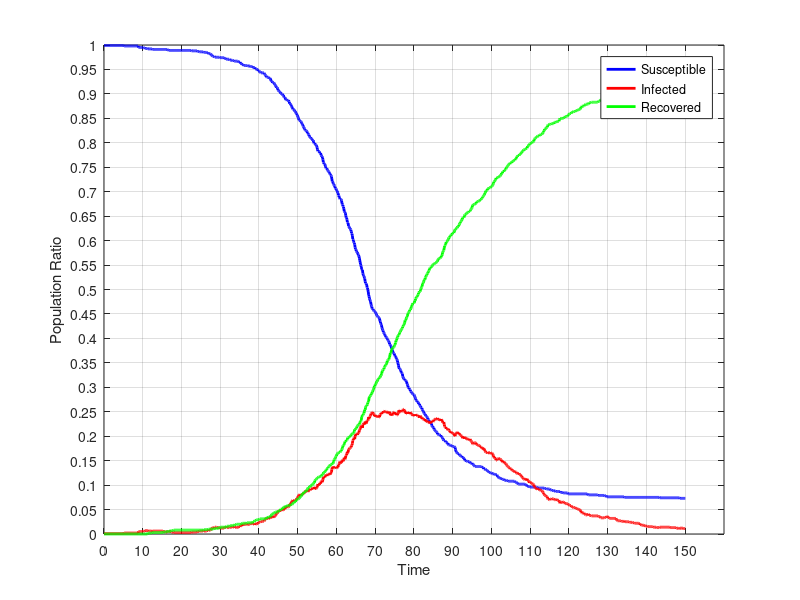

Recreate this plot in MATLAB.
dynamics = [
999.0,1.0,0.0;
999.0,1.0,0.0;
999.0,1.0,0.0;
999.0,1.0,0.0;
999.0,1.0,0.0;
999.0,1.0,0.0;
999.0,1.0,0.0;
999.0,1.0,0.0;
999.0,1.0,0.0;
999.0,1.0,0.0;
999.0,1.0,0.0;
999.0,1.0,0.0;
999.0,1.0,0.0;
999.0,1.0,0.0;
999.0,1.0,0.0;
999.0,1.0,0.0;
999.0,1.0,0.0;
999.0,1.0,0.0;
999.0,1.0,0.0;
999.0,1.0,0.0;
999.0,1.0,0.0;
999.0,1.0,0.0;
999.0,1.0,0.0;
999.0,1.0,0.0;
999.0,1.0,0.0;
999.0,1.0,0.0;
999.0,1.0,0.0;
999.0,1.0,0.0;
999.0,1.0,0.0;
999.0,1.0,0.0;
999.0,1.0,0.0;
999.0,1.0,0.0;
999.0,1.0,0.0;
999.0,1.0,0.0;
999.0,1.0,0.0;
999.0,1.0,0.0;
999.0,1.0,0.0;
999.0,1.0,0.0;
999.0,1.0,0.0;
999.0,1.0,0.0;
999.0,1.0,0.0;
999.0,1.0,0.0;
999.0,1.0,0.0;
999.0,1.0,0.0;
999.0,1.0,0.0;
999.0,1.0,0.0;
999.0,1.0,0.0;
999.0,1.0,0.0;
999.0,1.0,0.0;
999.0,1.0,0.0;
999.0,1.0,0.0;
999.0,1.0,0.0;
998.0,2.0,0.0;
998.0,2.0,0.0;
998.0,2.0,0.0;
998.0,2.0,0.0;
998.0,2.0,0.0;
998.0,2.0,0.0;
998.0,2.0,0.0;
998.0,2.0,0.0;
998.0,2.0,0.0;
998.0,2.0,0.0;
998.0,2.0,0.0;
998.0,2.0,0.0;
998.0,2.0,0.0;
998.0,2.0,0.0;
998.0,2.0,0.0;
998.0,2.0,0.0;
998.0,2.0,0.0;
998.0,2.0,0.0;
998.0,2.0,0.0;
998.0,2.0,0.0;
998.0,2.0,0.0;
998.0,2.0,0.0;
998.0,2.0,0.0;
998.0,2.0,0.0;
998.0,2.0,0.0;
998.0,2.0,0.0;
998.0,2.0,0.0;
998.0,2.0,0.0;
998.0,2.0,0.0;
998.0,2.0,0.0;
998.0,2.0,0.0;
998.0,2.0,0.0;
998.0,2.0,0.0;
998.0,2.0,0.0;
998.0,2.0,0.0;
998.0,2.0,0.0;
998.0,2.0,0.0;
995.0,5.0,0.0;
995.0,5.0,0.0;
995.0,5.0,0.0;
995.0,5.0,0.0;
995.0,5.0,0.0;
995.0,5.0,0.0;
995.0,5.0,0.0;
995.0,5.0,0.0;
995.0,5.0,0.0;
995.0,5.0,0.0;
995.0,5.0,0.0;
995.0,5.0,0.0;
995.0,5.0,0.0;
994.0,6.0,0.0;
994.0,6.0,0.0;
994.0,6.0,0.0;
994.0,6.0,0.0;
993.0,7.0,0.0;
993.0,7.0,0.0;
993.0,7.0,0.0;
993.0,7.0,0.0;
993.0,7.0,0.0;
993.0,7.0,0.0;
993.0,7.0,0.0;
992.0,7.0,1.0;
992.0,6.0,2.0;
992.0,6.0,2.0;
992.0,6.0,2.0;
992.0,6.0,2.0;
992.0,6.0,2.0;
992.0,6.0,2.0;
992.0,6.0,2.0;
992.0,6.0,2.0;
992.0,6.0,2.0;
992.0,6.0,2.0;
992.0,5.0,3.0;
991.0,6.0,3.0;
991.0,6.0,3.0;
991.0,6.0,3.0;
991.0,6.0,3.0;
991.0,6.0,3.0;
991.0,6.0,3.0;
991.0,6.0,3.0;
991.0,6.0,3.0;
991.0,6.0,3.0;
991.0,6.0,3.0;
991.0,6.0,3.0;
991.0,6.0,3.0;
991.0,6.0,3.0;
991.0,6.0,3.0;
991.0,6.0,3.0;
991.0,6.0,3.0;
991.0,6.0,3.0;
991.0,6.0,3.0;
991.0,6.0,3.0;
991.0,6.0,3.0;
991.0,6.0,3.0;
991.0,6.0,3.0;
991.0,6.0,3.0;
991.0,6.0,3.0;
991.0,6.0,3.0;
991.0,6.0,3.0;
991.0,6.0,3.0;
991.0,6.0,3.0;
991.0,5.0,4.0;
991.0,5.0,4.0;
991.0,5.0,4.0;
991.0,5.0,4.0;
991.0,5.0,4.0;
991.0,5.0,4.0;
991.0,5.0,4.0;
991.0,4.0,5.0;
991.0,4.0,5.0;
991.0,4.0,5.0;
991.0,4.0,5.0;
990.0,5.0,5.0;
990.0,5.0,5.0;
990.0,5.0,5.0;
989.0,6.0,5.0;
989.0,5.0,6.0;
989.0,5.0,6.0;
989.0,5.0,6.0;
989.0,5.0,6.0;
989.0,5.0,6.0;
989.0,5.0,6.0;
989.0,4.0,7.0;
989.0,4.0,7.0;
989.0,4.0,7.0;
989.0,4.0,7.0;
989.0,4.0,7.0;
989.0,4.0,7.0;
989.0,3.0,8.0;
989.0,3.0,8.0;
989.0,3.0,8.0;
989.0,3.0,8.0;
989.0,3.0,8.0;
989.0,3.0,8.0;
989.0,3.0,8.0;
989.0,3.0,8.0;
989.0,3.0,8.0;
989.0,3.0,8.0;
989.0,3.0,8.0;
989.0,3.0,8.0;
989.0,3.0,8.0;
989.0,3.0,8.0;
989.0,3.0,8.0;
989.0,3.0,8.0;
989.0,3.0,8.0;
989.0,3.0,8.0;
989.0,3.0,8.0;
989.0,3.0,8.0;
989.0,3.0,8.0;
989.0,3.0,8.0;
989.0,3.0,8.0;
989.0,3.0,8.0;
989.0,3.0,8.0;
989.0,3.0,8.0;
989.0,3.0,8.0;
989.0,3.0,8.0;
989.0,3.0,8.0;
989.0,3.0,8.0;
989.0,3.0,8.0;
989.0,3.0,8.0;
989.0,3.0,8.0;
989.0,3.0,8.0;
989.0,3.0,8.0;
989.0,3.0,8.0;
989.0,3.0,8.0;
989.0,3.0,8.0;
989.0,3.0,8.0;
989.0,3.0,8.0;
989.0,3.0,8.0;
989.0,3.0,8.0;
989.0,3.0,8.0;
989.0,3.0,8.0;
989.0,3.0,8.0;
989.0,3.0,8.0;
988.0,4.0,8.0;
988.0,4.0,8.0;
988.0,4.0,8.0;
988.0,4.0,8.0;
988.0,4.0,8.0;
988.0,4.0,8.0;
988.0,4.0,8.0;
988.0,4.0,8.0;
988.0,4.0,8.0;
988.0,4.0,8.0;
988.0,4.0,8.0;
988.0,4.0,8.0;
988.0,4.0,8.0;
988.0,4.0,8.0;
988.0,4.0,8.0;
987.0,5.0,8.0;
987.0,5.0,8.0;
987.0,5.0,8.0;
987.0,5.0,8.0;
987.0,5.0,8.0;
986.0,6.0,8.0;
986.0,6.0,8.0;
986.0,6.0,8.0;
986.0,6.0,8.0;
986.0,6.0,8.0;
986.0,6.0,8.0;
986.0,6.0,8.0;
986.0,6.0,8.0;
986.0,6.0,8.0;
986.0,6.0,8.0;
986.0,6.0,8.0;
985.0,7.0,8.0;
985.0,6.0,9.0;
985.0,6.0,9.0;
985.0,6.0,9.0;
985.0,6.0,9.0;
985.0,6.0,9.0;
985.0,6.0,9.0;
985.0,6.0,9.0;
985.0,6.0,9.0;
984.0,7.0,9.0;
984.0,7.0,9.0;
984.0,7.0,9.0;
983.0,8.0,9.0;
983.0,7.0,10.0;
982.0,8.0,10.0;
982.0,8.0,10.0;
982.0,8.0,10.0;
982.0,8.0,10.0;
982.0,8.0,10.0;
981.0,9.0,10.0;
980.0,10.0,10.0;
979.0,11.0,10.0;
978.0,12.0,10.0;
977.0,13.0,10.0;
977.0,13.0,10.0;
977.0,13.0,10.0;
977.0,12.0,11.0;
977.0,12.0,11.0;
976.0,13.0,11.0;
975.0,14.0,11.0;
975.0,14.0,11.0;
975.0,14.0,11.0;
975.0,14.0,11.0;
975.0,14.0,11.0;
975.0,13.0,12.0;
975.0,13.0,12.0;
975.0,13.0,12.0;
975.0,13.0,12.0;
975.0,13.0,12.0;
975.0,13.0,12.0;
975.0,13.0,12.0;
975.0,13.0,12.0;
974.0,13.0,13.0;
974.0,12.0,14.0;
974.0,12.0,14.0;
974.0,12.0,14.0;
974.0,12.0,14.0;
974.0,12.0,14.0;
974.0,12.0,14.0;
974.0,12.0,14.0;
974.0,12.0,14.0;
974.0,12.0,14.0;
974.0,12.0,14.0;
974.0,12.0,14.0;
973.0,13.0,14.0;
973.0,13.0,14.0;
972.0,14.0,14.0;
972.0,14.0,14.0;
971.0,15.0,14.0;
971.0,14.0,15.0;
971.0,13.0,16.0;
971.0,13.0,16.0;
971.0,13.0,16.0;
971.0,13.0,16.0;
971.0,13.0,16.0;
971.0,13.0,16.0;
971.0,13.0,16.0;
970.0,14.0,16.0;
969.0,14.0,17.0;
969.0,14.0,17.0;
969.0,14.0,17.0;
969.0,14.0,17.0;
969.0,14.0,17.0;
969.0,14.0,17.0;
969.0,14.0,17.0;
968.0,15.0,17.0;
968.0,14.0,18.0;
968.0,14.0,18.0;
968.0,14.0,18.0;
967.0,15.0,18.0;
967.0,15.0,18.0;
967.0,14.0,19.0;
967.0,14.0,19.0;
967.0,14.0,19.0;
967.0,14.0,19.0;
967.0,13.0,20.0;
967.0,13.0,20.0;
967.0,13.0,20.0;
967.0,13.0,20.0;
966.0,14.0,20.0;
966.0,14.0,20.0;
965.0,15.0,20.0;
965.0,15.0,20.0;
965.0,15.0,20.0;
965.0,15.0,20.0;
963.0,17.0,20.0;
963.0,17.0,20.0;
962.0,17.0,21.0;
962.0,17.0,21.0;
960.0,19.0,21.0;
960.0,18.0,22.0;
960.0,18.0,22.0;
959.0,19.0,22.0;
959.0,19.0,22.0;
958.0,20.0,22.0;
958.0,20.0,22.0;
958.0,20.0,22.0;
958.0,20.0,22.0;
958.0,20.0,22.0;
958.0,20.0,22.0;
958.0,20.0,22.0;
958.0,20.0,22.0;
958.0,19.0,23.0;
958.0,19.0,23.0;
957.0,20.0,23.0;
957.0,20.0,23.0;
957.0,20.0,23.0;
957.0,20.0,23.0;
957.0,20.0,23.0;
957.0,20.0,23.0;
957.0,20.0,23.0;
956.0,21.0,23.0;
956.0,21.0,23.0;
956.0,21.0,23.0;
956.0,21.0,23.0;
955.0,22.0,23.0;
955.0,22.0,23.0;
955.0,21.0,24.0;
954.0,21.0,25.0;
954.0,21.0,25.0;
954.0,21.0,25.0;
954.0,20.0,26.0;
954.0,19.0,27.0;
951.0,21.0,28.0;
951.0,21.0,28.0;
951.0,21.0,28.0;
951.0,20.0,29.0;
951.0,20.0,29.0;
950.0,21.0,29.0;
950.0,21.0,29.0;
949.0,22.0,29.0;
947.0,24.0,29.0;
947.0,24.0,29.0;
947.0,24.0,29.0;
946.0,24.0,30.0;
945.0,24.0,31.0;
945.0,24.0,31.0;
944.0,25.0,31.0;
943.0,26.0,31.0;
943.0,26.0,31.0;
943.0,26.0,31.0;
943.0,26.0,31.0;
943.0,26.0,31.0;
943.0,26.0,31.0;
943.0,26.0,31.0;
943.0,26.0,31.0;
943.0,26.0,31.0;
941.0,28.0,31.0;
940.0,29.0,31.0;
939.0,30.0,31.0;
938.0,31.0,31.0;
937.0,32.0,31.0;
935.0,32.0,33.0;
934.0,33.0,33.0;
934.0,32.0,34.0;
934.0,32.0,34.0;
934.0,32.0,34.0;
934.0,32.0,34.0;
934.0,31.0,35.0;
933.0,32.0,35.0;
932.0,33.0,35.0;
932.0,33.0,35.0;
932.0,32.0,36.0;
930.0,34.0,36.0;
927.0,36.0,37.0;
926.0,36.0,38.0;
926.0,34.0,40.0;
925.0,34.0,41.0;
923.0,36.0,41.0;
923.0,35.0,42.0;
923.0,35.0,42.0;
923.0,34.0,43.0;
922.0,35.0,43.0;
921.0,36.0,43.0;
919.0,37.0,44.0;
918.0,37.0,45.0;
917.0,38.0,45.0;
915.0,40.0,45.0;
913.0,42.0,45.0;
913.0,42.0,45.0;
913.0,42.0,45.0;
911.0,44.0,45.0;
908.0,47.0,45.0;
907.0,47.0,46.0;
906.0,46.0,48.0;
905.0,47.0,48.0;
905.0,47.0,48.0;
904.0,48.0,48.0;
903.0,48.0,49.0;
901.0,48.0,51.0;
901.0,48.0,51.0;
900.0,49.0,51.0;
900.0,49.0,51.0;
900.0,48.0,52.0;
899.0,49.0,52.0;
897.0,51.0,52.0;
897.0,49.0,54.0;
895.0,50.0,55.0;
893.0,52.0,55.0;
893.0,51.0,56.0;
893.0,51.0,56.0;
890.0,54.0,56.0;
888.0,56.0,56.0;
888.0,55.0,57.0;
888.0,55.0,57.0;
887.0,56.0,57.0;
887.0,56.0,57.0;
887.0,55.0,58.0;
887.0,55.0,58.0;
887.0,55.0,58.0;
885.0,56.0,59.0;
884.0,57.0,59.0;
880.0,61.0,59.0;
880.0,61.0,59.0;
880.0,61.0,59.0;
878.0,63.0,59.0;
877.0,63.0,60.0;
875.0,65.0,60.0;
873.0,67.0,60.0;
871.0,68.0,61.0;
869.0,69.0,62.0;
869.0,68.0,63.0;
869.0,67.0,64.0;
868.0,68.0,64.0;
867.0,69.0,64.0;
866.0,68.0,66.0;
864.0,70.0,66.0;
864.0,70.0,66.0;
862.0,70.0,68.0;
860.0,70.0,70.0;
860.0,70.0,70.0;
857.0,73.0,70.0;
856.0,73.0,71.0;
854.0,75.0,71.0;
852.0,77.0,71.0;
850.0,78.0,72.0;
847.0,80.0,73.0;
846.0,81.0,73.0;
846.0,80.0,74.0;
845.0,80.0,75.0;
844.0,79.0,77.0;
844.0,79.0,77.0;
843.0,80.0,77.0;
841.0,80.0,79.0;
839.0,80.0,81.0;
838.0,81.0,81.0;
836.0,81.0,83.0;
834.0,83.0,83.0;
833.0,84.0,83.0;
831.0,83.0,86.0;
829.0,85.0,86.0;
828.0,86.0,86.0;
826.0,87.0,87.0;
825.0,88.0,87.0;
825.0,88.0,87.0;
825.0,87.0,88.0;
824.0,87.0,89.0;
823.0,87.0,90.0;
820.0,89.0,91.0;
820.0,87.0,93.0;
818.0,87.0,95.0;
817.0,88.0,95.0;
816.0,89.0,95.0;
813.0,91.0,96.0;
812.0,91.0,97.0;
811.0,92.0,97.0;
811.0,90.0,99.0;
809.0,92.0,99.0;
809.0,92.0,99.0;
808.0,92.0,100.0;
807.0,93.0,100.0;
805.0,94.0,101.0;
805.0,93.0,102.0;
805.0,92.0,103.0;
802.0,94.0,104.0;
799.0,96.0,105.0;
799.0,96.0,105.0;
799.0,92.0,109.0;
797.0,93.0,110.0;
796.0,93.0,111.0;
796.0,93.0,111.0;
795.0,93.0,112.0;
793.0,94.0,113.0;
790.0,96.0,114.0;
786.0,99.0,115.0;
783.0,102.0,115.0;
783.0,101.0,116.0;
783.0,100.0,117.0;
782.0,101.0,117.0;
782.0,101.0,117.0;
779.0,104.0,117.0;
779.0,103.0,118.0;
779.0,103.0,118.0;
775.0,107.0,118.0;
774.0,108.0,118.0;
772.0,108.0,120.0;
772.0,106.0,122.0;
769.0,109.0,122.0;
766.0,111.0,123.0;
760.0,116.0,124.0;
759.0,115.0,126.0;
757.0,117.0,126.0;
757.0,117.0,126.0;
756.0,116.0,128.0;
753.0,119.0,128.0;
751.0,120.0,129.0;
748.0,121.0,131.0;
748.0,121.0,131.0;
748.0,119.0,133.0;
745.0,121.0,134.0;
744.0,121.0,135.0;
743.0,122.0,135.0;
742.0,121.0,137.0;
741.0,121.0,138.0;
740.0,122.0,138.0;
738.0,123.0,139.0;
736.0,124.0,140.0;
736.0,122.0,142.0;
734.0,124.0,142.0;
733.0,125.0,142.0;
731.0,127.0,142.0;
726.0,132.0,142.0;
721.0,136.0,143.0;
721.0,135.0,144.0;
718.0,138.0,144.0;
716.0,137.0,147.0;
715.0,136.0,149.0;
713.0,135.0,152.0;
712.0,135.0,153.0;
710.0,136.0,154.0;
707.0,137.0,156.0;
706.0,136.0,158.0;
706.0,135.0,159.0;
704.0,136.0,160.0;
702.0,135.0,163.0;
701.0,135.0,164.0;
698.0,137.0,165.0;
697.0,137.0,166.0;
693.0,141.0,166.0;
692.0,141.0,167.0;
689.0,144.0,167.0;
687.0,146.0,167.0;
685.0,148.0,167.0;
685.0,146.0,169.0;
685.0,145.0,170.0;
684.0,146.0,170.0;
682.0,146.0,172.0;
677.0,150.0,173.0;
674.0,151.0,175.0;
673.0,149.0,178.0;
670.0,149.0,181.0;
669.0,150.0,181.0;
665.0,153.0,182.0;
660.0,156.0,184.0;
658.0,156.0,186.0;
658.0,153.0,189.0;
656.0,155.0,189.0;
651.0,160.0,189.0;
647.0,161.0,192.0;
647.0,161.0,192.0;
643.0,165.0,192.0;
638.0,168.0,194.0;
637.0,166.0,197.0;
636.0,167.0,197.0;
630.0,173.0,197.0;
629.0,173.0,198.0;
627.0,175.0,198.0;
625.0,176.0,199.0;
625.0,176.0,199.0;
623.0,176.0,201.0;
622.0,177.0,201.0;
619.0,178.0,203.0;
615.0,181.0,204.0;
614.0,182.0,204.0;
610.0,185.0,205.0;
603.0,191.0,206.0;
602.0,192.0,206.0;
599.0,195.0,206.0;
596.0,196.0,208.0;
595.0,195.0,210.0;
592.0,194.0,214.0;
586.0,200.0,214.0;
583.0,203.0,214.0;
582.0,202.0,216.0;
579.0,205.0,216.0;
578.0,205.0,217.0;
576.0,204.0,220.0;
576.0,203.0,221.0;
573.0,205.0,222.0;
571.0,206.0,223.0;
570.0,206.0,224.0;
568.0,208.0,224.0;
564.0,212.0,224.0;
560.0,213.0,227.0;
556.0,215.0,229.0;
552.0,217.0,231.0;
549.0,220.0,231.0;
546.0,221.0,233.0;
542.0,219.0,239.0;
540.0,219.0,241.0;
540.0,217.0,243.0;
533.0,224.0,243.0;
530.0,225.0,245.0;
528.0,226.0,246.0;
527.0,226.0,247.0;
524.0,225.0,251.0;
522.0,224.0,254.0;
516.0,230.0,254.0;
513.0,228.0,259.0;
512.0,227.0,261.0;
512.0,226.0,262.0;
509.0,229.0,262.0;
504.0,232.0,264.0;
503.0,232.0,265.0;
499.0,232.0,269.0;
495.0,235.0,270.0;
489.0,239.0,272.0;
486.0,236.0,278.0;
482.0,237.0,281.0;
479.0,240.0,281.0;
477.0,241.0,282.0;
475.0,242.0,283.0;
470.0,246.0,284.0;
467.0,246.0,287.0;
465.0,248.0,287.0;
461.0,249.0,290.0;
460.0,249.0,291.0;
460.0,247.0,293.0;
458.0,247.0,295.0;
457.0,246.0,297.0;
456.0,244.0,300.0;
456.0,242.0,302.0;
455.0,243.0,302.0;
454.0,240.0,306.0;
453.0,241.0,306.0;
451.0,241.0,308.0;
449.0,241.0,310.0;
447.0,241.0,312.0;
446.0,242.0,312.0;
445.0,241.0,314.0;
444.0,240.0,316.0;
444.0,239.0,317.0;
443.0,240.0,317.0;
442.0,239.0,319.0;
441.0,239.0,320.0;
436.0,244.0,320.0;
434.0,244.0,322.0;
431.0,245.0,324.0;
429.0,247.0,324.0;
427.0,246.0,327.0;
423.0,248.0,329.0;
420.0,247.0,333.0;
418.0,248.0,334.0;
416.0,248.0,336.0;
413.0,251.0,336.0;
412.0,251.0,337.0;
410.0,250.0,340.0;
409.0,250.0,341.0;
407.0,250.0,343.0;
405.0,250.0,345.0;
403.0,251.0,346.0;
403.0,251.0,346.0;
402.0,250.0,348.0;
401.0,249.0,350.0;
399.0,247.0,354.0;
397.0,248.0,355.0;
396.0,248.0,356.0;
395.0,249.0,356.0;
394.0,249.0,357.0;
392.0,248.0,360.0;
388.0,250.0,362.0;
387.0,247.0,366.0;
387.0,243.0,370.0;
385.0,245.0,370.0;
383.0,245.0,372.0;
381.0,243.0,376.0;
378.0,244.0,378.0;
377.0,243.0,380.0;
374.0,245.0,381.0;
371.0,248.0,381.0;
370.0,249.0,381.0;
369.0,249.0,382.0;
369.0,247.0,384.0;
366.0,248.0,386.0;
364.0,249.0,387.0;
364.0,245.0,391.0;
362.0,246.0,392.0;
360.0,244.0,396.0;
358.0,246.0,396.0;
357.0,243.0,400.0;
355.0,243.0,402.0;
351.0,246.0,403.0;
348.0,246.0,406.0;
345.0,248.0,407.0;
340.0,253.0,407.0;
338.0,253.0,409.0;
338.0,250.0,412.0;
337.0,250.0,413.0;
336.0,250.0,414.0;
334.0,250.0,416.0;
331.0,251.0,418.0;
329.0,252.0,419.0;
329.0,251.0,420.0;
328.0,251.0,421.0;
322.0,254.0,424.0;
320.0,255.0,425.0;
318.0,255.0,427.0;
317.0,255.0,428.0;
317.0,253.0,430.0;
315.0,253.0,432.0;
315.0,248.0,437.0;
314.0,249.0,437.0;
314.0,248.0,438.0;
313.0,246.0,441.0;
311.0,246.0,443.0;
307.0,249.0,444.0;
306.0,248.0,446.0;
303.0,247.0,450.0;
300.0,248.0,452.0;
299.0,248.0,453.0;
299.0,247.0,454.0;
296.0,249.0,455.0;
296.0,246.0,458.0;
295.0,246.0,459.0;
292.0,249.0,459.0;
291.0,248.0,461.0;
291.0,245.0,464.0;
289.0,245.0,466.0;
288.0,244.0,468.0;
287.0,244.0,469.0;
286.0,242.0,472.0;
286.0,242.0,472.0;
285.0,243.0,472.0;
285.0,243.0,472.0;
283.0,244.0,473.0;
281.0,242.0,477.0;
279.0,244.0,477.0;
277.0,242.0,481.0;
274.0,244.0,482.0;
273.0,243.0,484.0;
272.0,243.0,485.0;
272.0,243.0,485.0;
270.0,243.0,487.0;
270.0,241.0,489.0;
269.0,241.0,490.0;
266.0,241.0,493.0;
266.0,240.0,494.0;
266.0,238.0,496.0;
263.0,241.0,496.0;
262.0,242.0,496.0;
261.0,240.0,499.0;
259.0,239.0,502.0;
258.0,238.0,504.0;
258.0,237.0,505.0;
255.0,238.0,507.0;
254.0,235.0,511.0;
252.0,235.0,513.0;
251.0,235.0,514.0;
249.0,235.0,516.0;
247.0,234.0,519.0;
246.0,234.0,520.0;
245.0,235.0,520.0;
245.0,231.0,524.0;
242.0,233.0,525.0;
241.0,232.0,527.0;
241.0,230.0,529.0;
240.0,230.0,530.0;
239.0,229.0,532.0;
238.0,229.0,533.0;
235.0,231.0,534.0;
234.0,229.0,537.0;
233.0,229.0,538.0;
231.0,230.0,539.0;
230.0,228.0,542.0;
230.0,226.0,544.0;
229.0,227.0,544.0;
227.0,229.0,544.0;
226.0,228.0,546.0;
226.0,228.0,546.0;
222.0,231.0,547.0;
220.0,231.0,549.0;
220.0,230.0,550.0;
218.0,231.0,551.0;
218.0,230.0,552.0;
217.0,231.0,552.0;
214.0,234.0,552.0;
213.0,234.0,553.0;
212.0,235.0,553.0;
211.0,235.0,554.0;
210.0,236.0,554.0;
210.0,235.0,555.0;
209.0,235.0,556.0;
208.0,235.0,557.0;
207.0,236.0,557.0;
204.0,237.0,559.0;
204.0,235.0,561.0;
203.0,234.0,563.0;
203.0,234.0,563.0;
203.0,233.0,564.0;
203.0,233.0,564.0;
202.0,234.0,564.0;
202.0,234.0,564.0;
202.0,232.0,566.0;
199.0,235.0,566.0;
199.0,232.0,569.0;
198.0,233.0,569.0;
197.0,231.0,572.0;
196.0,228.0,576.0;
194.0,228.0,578.0;
193.0,228.0,579.0;
191.0,229.0,580.0;
191.0,224.0,585.0;
191.0,220.0,589.0;
191.0,219.0,590.0;
190.0,219.0,591.0;
188.0,219.0,593.0;
188.0,215.0,597.0;
188.0,215.0,597.0;
187.0,215.0,598.0;
186.0,215.0,599.0;
186.0,214.0,600.0;
183.0,215.0,602.0;
182.0,214.0,604.0;
182.0,212.0,606.0;
182.0,212.0,606.0;
182.0,211.0,607.0;
182.0,209.0,609.0;
182.0,208.0,610.0;
181.0,209.0,610.0;
181.0,207.0,612.0;
180.0,208.0,612.0;
180.0,207.0,613.0;
179.0,206.0,615.0;
179.0,206.0,615.0;
179.0,205.0,616.0;
179.0,205.0,616.0;
179.0,205.0,616.0;
179.0,203.0,618.0;
178.0,201.0,621.0;
177.0,200.0,623.0;
173.0,204.0,623.0;
170.0,206.0,624.0;
168.0,207.0,625.0;
167.0,207.0,626.0;
166.0,208.0,626.0;
165.0,208.0,627.0;
165.0,206.0,629.0;
164.0,207.0,629.0;
164.0,207.0,629.0;
164.0,204.0,632.0;
162.0,205.0,633.0;
161.0,204.0,635.0;
161.0,203.0,636.0;
160.0,202.0,638.0;
159.0,202.0,639.0;
159.0,201.0,640.0;
159.0,200.0,641.0;
157.0,200.0,643.0;
157.0,197.0,646.0;
157.0,196.0,647.0;
156.0,197.0,647.0;
156.0,197.0,647.0;
154.0,199.0,647.0;
154.0,195.0,651.0;
151.0,196.0,653.0;
150.0,197.0,653.0;
150.0,197.0,653.0;
150.0,196.0,654.0;
149.0,196.0,655.0;
149.0,195.0,656.0;
149.0,194.0,657.0;
149.0,193.0,658.0;
148.0,194.0,658.0;
148.0,194.0,658.0;
148.0,194.0,658.0;
148.0,192.0,660.0;
148.0,192.0,660.0;
146.0,194.0,660.0;
145.0,194.0,661.0;
145.0,192.0,663.0;
145.0,191.0,664.0;
145.0,190.0,665.0;
145.0,189.0,666.0;
145.0,187.0,668.0;
143.0,185.0,672.0;
143.0,184.0,673.0;
142.0,184.0,674.0;
141.0,185.0,674.0;
140.0,186.0,674.0;
139.0,187.0,674.0;
138.0,187.0,675.0;
138.0,187.0,675.0;
138.0,187.0,675.0;
138.0,186.0,676.0;
138.0,183.0,679.0;
138.0,183.0,679.0;
138.0,182.0,680.0;
138.0,182.0,680.0;
138.0,182.0,680.0;
138.0,182.0,680.0;
138.0,181.0,681.0;
138.0,181.0,681.0;
138.0,181.0,681.0;
138.0,180.0,682.0;
138.0,178.0,684.0;
138.0,178.0,684.0;
138.0,178.0,684.0;
138.0,176.0,686.0;
137.0,177.0,686.0;
136.0,177.0,687.0;
136.0,175.0,689.0;
136.0,174.0,690.0;
136.0,173.0,691.0;
133.0,175.0,692.0;
133.0,174.0,693.0;
133.0,173.0,694.0;
133.0,170.0,697.0;
133.0,169.0,698.0;
132.0,167.0,701.0;
131.0,167.0,702.0;
131.0,167.0,702.0;
130.0,167.0,703.0;
130.0,167.0,703.0;
129.0,165.0,706.0;
128.0,166.0,706.0;
127.0,166.0,707.0;
127.0,166.0,707.0;
126.0,166.0,708.0;
126.0,166.0,708.0;
126.0,166.0,708.0;
125.0,167.0,708.0;
125.0,166.0,709.0;
125.0,165.0,710.0;
125.0,164.0,711.0;
124.0,165.0,711.0;
123.0,165.0,712.0;
123.0,164.0,713.0;
123.0,162.0,715.0;
123.0,160.0,717.0;
123.0,157.0,720.0;
123.0,156.0,721.0;
122.0,157.0,721.0;
122.0,155.0,723.0;
122.0,154.0,724.0;
121.0,154.0,725.0;
121.0,151.0,728.0;
121.0,151.0,728.0;
121.0,151.0,728.0;
119.0,152.0,729.0;
117.0,154.0,729.0;
117.0,154.0,729.0;
116.0,154.0,730.0;
115.0,155.0,730.0;
115.0,154.0,731.0;
114.0,154.0,732.0;
114.0,154.0,732.0;
114.0,153.0,733.0;
114.0,152.0,734.0;
113.0,152.0,735.0;
113.0,149.0,738.0;
113.0,149.0,738.0;
112.0,150.0,738.0;
112.0,147.0,741.0;
112.0,147.0,741.0;
112.0,147.0,741.0;
111.0,148.0,741.0;
110.0,146.0,744.0;
110.0,146.0,744.0;
110.0,145.0,745.0;
110.0,144.0,746.0;
110.0,144.0,746.0;
110.0,142.0,748.0;
109.0,141.0,750.0;
109.0,140.0,751.0;
109.0,139.0,752.0;
109.0,138.0,753.0;
108.0,138.0,754.0;
108.0,137.0,755.0;
108.0,136.0,756.0;
108.0,135.0,757.0;
108.0,135.0,757.0;
108.0,133.0,759.0;
108.0,133.0,759.0;
108.0,133.0,759.0;
108.0,133.0,759.0;
108.0,133.0,759.0;
108.0,131.0,761.0;
108.0,130.0,762.0;
108.0,130.0,762.0;
108.0,129.0,763.0;
108.0,129.0,763.0;
108.0,128.0,764.0;
108.0,127.0,765.0;
107.0,128.0,765.0;
107.0,128.0,765.0;
106.0,127.0,767.0;
106.0,127.0,767.0;
106.0,125.0,769.0;
105.0,124.0,771.0;
104.0,124.0,772.0;
104.0,124.0,772.0;
103.0,123.0,774.0;
102.0,124.0,774.0;
102.0,124.0,774.0;
102.0,124.0,774.0;
102.0,122.0,776.0;
102.0,122.0,776.0;
102.0,121.0,777.0;
102.0,121.0,777.0;
102.0,120.0,778.0;
102.0,118.0,780.0;
102.0,118.0,780.0;
102.0,116.0,782.0;
102.0,115.0,783.0;
102.0,115.0,783.0;
102.0,114.0,784.0;
102.0,112.0,786.0;
102.0,112.0,786.0;
102.0,112.0,786.0;
102.0,111.0,787.0;
101.0,112.0,787.0;
101.0,112.0,787.0;
100.0,112.0,788.0;
100.0,111.0,789.0;
99.0,112.0,789.0;
98.0,113.0,789.0;
98.0,109.0,793.0;
98.0,109.0,793.0;
97.0,109.0,794.0;
97.0,108.0,795.0;
97.0,107.0,796.0;
97.0,105.0,798.0;
96.0,106.0,798.0;
96.0,106.0,798.0;
96.0,106.0,798.0;
96.0,105.0,799.0;
96.0,104.0,800.0;
96.0,104.0,800.0;
96.0,103.0,801.0;
96.0,102.0,802.0;
96.0,102.0,802.0;
96.0,102.0,802.0;
96.0,101.0,803.0;
96.0,98.0,806.0;
96.0,96.0,808.0;
96.0,95.0,809.0;
96.0,95.0,809.0;
96.0,94.0,810.0;
96.0,93.0,811.0;
96.0,92.0,812.0;
95.0,93.0,812.0;
95.0,92.0,813.0;
95.0,91.0,814.0;
94.0,92.0,814.0;
94.0,92.0,814.0;
94.0,92.0,814.0;
94.0,92.0,814.0;
94.0,90.0,816.0;
94.0,90.0,816.0;
94.0,90.0,816.0;
94.0,89.0,817.0;
94.0,89.0,817.0;
94.0,89.0,817.0;
94.0,89.0,817.0;
94.0,88.0,818.0;
94.0,87.0,819.0;
94.0,85.0,821.0;
94.0,84.0,822.0;
94.0,82.0,824.0;
94.0,81.0,825.0;
93.0,79.0,828.0;
93.0,79.0,828.0;
93.0,79.0,828.0;
93.0,78.0,829.0;
93.0,77.0,830.0;
92.0,77.0,831.0;
92.0,76.0,832.0;
92.0,76.0,832.0;
92.0,73.0,835.0;
92.0,71.0,837.0;
92.0,71.0,837.0;
92.0,71.0,837.0;
92.0,70.0,838.0;
92.0,70.0,838.0;
91.0,71.0,838.0;
90.0,72.0,838.0;
90.0,72.0,838.0;
90.0,71.0,839.0;
90.0,71.0,839.0;
89.0,72.0,839.0;
89.0,72.0,839.0;
89.0,72.0,839.0;
89.0,72.0,839.0;
89.0,72.0,839.0;
88.0,71.0,841.0;
88.0,70.0,842.0;
88.0,70.0,842.0;
88.0,70.0,842.0;
88.0,70.0,842.0;
87.0,71.0,842.0;
87.0,71.0,842.0;
87.0,70.0,843.0;
87.0,70.0,843.0;
87.0,69.0,844.0;
87.0,69.0,844.0;
87.0,69.0,844.0;
87.0,69.0,844.0;
87.0,69.0,844.0;
87.0,66.0,847.0;
87.0,65.0,848.0;
87.0,63.0,850.0;
85.0,65.0,850.0;
85.0,65.0,850.0;
85.0,65.0,850.0;
85.0,65.0,850.0;
85.0,65.0,850.0;
85.0,65.0,850.0;
85.0,65.0,850.0;
84.0,66.0,850.0;
84.0,66.0,850.0;
84.0,64.0,852.0;
84.0,64.0,852.0;
84.0,63.0,853.0;
84.0,62.0,854.0;
84.0,62.0,854.0;
84.0,62.0,854.0;
84.0,62.0,854.0;
84.0,62.0,854.0;
84.0,62.0,854.0;
84.0,62.0,854.0;
83.0,62.0,855.0;
82.0,61.0,857.0;
82.0,60.0,858.0;
82.0,60.0,858.0;
82.0,59.0,859.0;
82.0,58.0,860.0;
82.0,58.0,860.0;
82.0,58.0,860.0;
82.0,58.0,860.0;
82.0,56.0,862.0;
82.0,56.0,862.0;
82.0,55.0,863.0;
82.0,55.0,863.0;
82.0,55.0,863.0;
82.0,55.0,863.0;
82.0,54.0,864.0;
82.0,54.0,864.0;
82.0,54.0,864.0;
82.0,54.0,864.0;
82.0,54.0,864.0;
82.0,53.0,865.0;
82.0,53.0,865.0;
82.0,52.0,866.0;
82.0,52.0,866.0;
82.0,52.0,866.0;
82.0,51.0,867.0;
82.0,51.0,867.0;
82.0,51.0,867.0;
82.0,50.0,868.0;
82.0,50.0,868.0;
82.0,50.0,868.0;
82.0,49.0,869.0;
82.0,49.0,869.0;
82.0,48.0,870.0;
82.0,45.0,873.0;
82.0,45.0,873.0;
82.0,43.0,875.0;
82.0,43.0,875.0;
82.0,43.0,875.0;
82.0,43.0,875.0;
82.0,43.0,875.0;
82.0,43.0,875.0;
82.0,43.0,875.0;
82.0,41.0,877.0;
82.0,41.0,877.0;
82.0,40.0,878.0;
82.0,39.0,879.0;
82.0,39.0,879.0;
82.0,39.0,879.0;
82.0,39.0,879.0;
82.0,39.0,879.0;
81.0,40.0,879.0;
81.0,40.0,879.0;
80.0,41.0,879.0;
80.0,40.0,880.0;
80.0,38.0,882.0;
80.0,38.0,882.0;
80.0,38.0,882.0;
80.0,38.0,882.0;
80.0,38.0,882.0;
80.0,38.0,882.0;
80.0,37.0,883.0;
80.0,37.0,883.0;
80.0,37.0,883.0;
80.0,37.0,883.0;
80.0,37.0,883.0;
80.0,37.0,883.0;
80.0,37.0,883.0;
80.0,37.0,883.0;
80.0,37.0,883.0;
80.0,37.0,883.0;
80.0,37.0,883.0;
80.0,37.0,883.0;
80.0,37.0,883.0;
80.0,37.0,883.0;
80.0,37.0,883.0;
80.0,37.0,883.0;
80.0,37.0,883.0;
79.0,37.0,884.0;
79.0,36.0,885.0;
79.0,36.0,885.0;
79.0,36.0,885.0;
79.0,36.0,885.0;
79.0,35.0,886.0;
79.0,34.0,887.0;
79.0,33.0,888.0;
79.0,33.0,888.0;
79.0,33.0,888.0;
79.0,33.0,888.0;
79.0,33.0,888.0;
79.0,33.0,888.0;
79.0,33.0,888.0;
79.0,33.0,888.0;
79.0,33.0,888.0;
79.0,33.0,888.0;
78.0,34.0,888.0;
78.0,34.0,888.0;
78.0,34.0,888.0;
78.0,34.0,888.0;
77.0,35.0,888.0;
77.0,35.0,888.0;
76.0,36.0,888.0;
76.0,36.0,888.0;
76.0,35.0,889.0;
76.0,34.0,890.0;
76.0,34.0,890.0;
76.0,33.0,891.0;
76.0,32.0,892.0;
76.0,32.0,892.0;
76.0,32.0,892.0;
76.0,32.0,892.0;
76.0,32.0,892.0;
76.0,32.0,892.0;
76.0,32.0,892.0;
76.0,32.0,892.0;
76.0,32.0,892.0;
76.0,32.0,892.0;
76.0,32.0,892.0;
76.0,32.0,892.0;
76.0,32.0,892.0;
76.0,32.0,892.0;
76.0,32.0,892.0;
76.0,32.0,892.0;
76.0,32.0,892.0;
76.0,32.0,892.0;
76.0,30.0,894.0;
76.0,29.0,895.0;
76.0,28.0,896.0;
76.0,27.0,897.0;
76.0,27.0,897.0;
76.0,27.0,897.0;
76.0,27.0,897.0;
76.0,27.0,897.0;
76.0,27.0,897.0;
76.0,27.0,897.0;
76.0,27.0,897.0;
76.0,27.0,897.0;
76.0,27.0,897.0;
76.0,26.0,898.0;
76.0,26.0,898.0;
76.0,26.0,898.0;
76.0,26.0,898.0;
76.0,26.0,898.0;
76.0,26.0,898.0;
76.0,26.0,898.0;
76.0,25.0,899.0;
75.0,26.0,899.0;
75.0,26.0,899.0;
75.0,25.0,900.0;
75.0,25.0,900.0;
75.0,25.0,900.0;
75.0,25.0,900.0;
75.0,25.0,900.0;
75.0,25.0,900.0;
75.0,25.0,900.0;
75.0,25.0,900.0;
75.0,25.0,900.0;
75.0,25.0,900.0;
75.0,25.0,900.0;
75.0,24.0,901.0;
75.0,24.0,901.0;
75.0,24.0,901.0;
75.0,24.0,901.0;
75.0,24.0,901.0;
75.0,24.0,901.0;
75.0,24.0,901.0;
75.0,24.0,901.0;
75.0,23.0,902.0;
75.0,23.0,902.0;
75.0,23.0,902.0;
75.0,23.0,902.0;
75.0,23.0,902.0;
75.0,22.0,903.0;
75.0,22.0,903.0;
75.0,22.0,903.0;
75.0,22.0,903.0;
75.0,22.0,903.0;
75.0,22.0,903.0;
75.0,22.0,903.0;
75.0,22.0,903.0;
75.0,22.0,903.0;
75.0,22.0,903.0;
75.0,22.0,903.0;
75.0,22.0,903.0;
75.0,21.0,904.0;
75.0,21.0,904.0;
75.0,21.0,904.0;
75.0,19.0,906.0;
75.0,19.0,906.0;
75.0,19.0,906.0;
75.0,18.0,907.0;
75.0,18.0,907.0;
75.0,18.0,907.0;
75.0,18.0,907.0;
75.0,18.0,907.0;
75.0,18.0,907.0;
75.0,18.0,907.0;
75.0,17.0,908.0;
75.0,17.0,908.0;
75.0,17.0,908.0;
75.0,17.0,908.0;
75.0,16.0,909.0;
75.0,16.0,909.0;
75.0,16.0,909.0;
75.0,16.0,909.0;
75.0,16.0,909.0;
75.0,15.0,910.0;
75.0,15.0,910.0;
75.0,15.0,910.0;
75.0,15.0,910.0;
75.0,15.0,910.0;
75.0,15.0,910.0;
75.0,15.0,910.0;
75.0,15.0,910.0;
75.0,15.0,910.0;
75.0,15.0,910.0;
75.0,15.0,910.0;
75.0,15.0,910.0;
75.0,15.0,910.0;
75.0,15.0,910.0;
75.0,14.0,911.0;
75.0,14.0,911.0;
75.0,14.0,911.0;
75.0,14.0,911.0;
75.0,14.0,911.0;
75.0,14.0,911.0;
75.0,14.0,911.0;
75.0,14.0,911.0;
75.0,14.0,911.0;
75.0,13.0,912.0;
75.0,13.0,912.0;
75.0,13.0,912.0;
75.0,13.0,912.0;
75.0,13.0,912.0;
75.0,13.0,912.0;
75.0,13.0,912.0;
75.0,13.0,912.0;
74.0,14.0,912.0;
74.0,14.0,912.0;
74.0,14.0,912.0;
74.0,14.0,912.0;
74.0,14.0,912.0;
74.0,14.0,912.0;
74.0,14.0,912.0;
74.0,14.0,912.0;
74.0,14.0,912.0;
74.0,14.0,912.0;
74.0,14.0,912.0;
74.0,14.0,912.0;
74.0,14.0,912.0;
74.0,14.0,912.0;
74.0,14.0,912.0;
74.0,14.0,912.0;
74.0,14.0,912.0;
74.0,14.0,912.0;
74.0,14.0,912.0;
74.0,14.0,912.0;
74.0,14.0,912.0;
74.0,14.0,912.0;
74.0,14.0,912.0;
74.0,14.0,912.0;
74.0,14.0,912.0;
74.0,14.0,912.0;
74.0,14.0,912.0;
74.0,13.0,913.0;
74.0,13.0,913.0;
74.0,13.0,913.0;
74.0,13.0,913.0;
74.0,13.0,913.0;
74.0,13.0,913.0;
74.0,13.0,913.0;
74.0,13.0,913.0;
74.0,13.0,913.0;
74.0,13.0,913.0;
74.0,13.0,913.0;
74.0,13.0,913.0;
74.0,13.0,913.0;
74.0,13.0,913.0;
74.0,13.0,913.0;
74.0,13.0,913.0;
74.0,12.0,914.0;
74.0,12.0,914.0;
74.0,12.0,914.0;
74.0,12.0,914.0;
74.0,12.0,914.0;
74.0,12.0,914.0;
74.0,11.0,915.0;
74.0,11.0,915.0;
74.0,11.0,915.0;
73.0,12.0,915.0;
73.0,12.0,915.0;
73.0,12.0,915.0;
73.0,12.0,915.0;
73.0,12.0,915.0;
73.0,12.0,915.0;
73.0,12.0,915.0;
73.0,12.0,915.0;
73.0,12.0,915.0;
73.0,11.0,916.0;
73.0,11.0,916.0;
73.0,11.0,916.0;
73.0,11.0,916.0;
73.0,11.0,916.0;
73.0,11.0,916.0;
];
susceptible = dynamics (:, 1);
infected = dynamics (:, 2);
recovered = dynamics (:, 3);
totalPopulation = susceptible(1) + infected(1) + recovered(1);
susceptibleRatio = susceptible ./ totalPopulation;
infectedRatio = infected ./ totalPopulation;
recoveredRatio = recovered ./ totalPopulation;
steps = length (susceptible);
indices = 0 : steps - 1;
time = 0 : (0.1) : steps - 1;
replications = 10;
figure
plot (indices, susceptibleRatio.', 'color', 'blue', 'linewidth', 2);
hold on
plot (indices, infectedRatio.', 'color', 'red', 'linewidth', 2);
hold on
plot (indices, recoveredRatio.', 'color', 'green', 'linewidth', 2);
set(gca,'YTick',0:0.05:1.0);
set(gca,'XTick', indices(1:100:end), 'xticklabel', time(1:100:end));
xlabel ('Time');
ylabel ('Population Ratio');
legend('Susceptible','Infected', 'Recovered');
grid on
